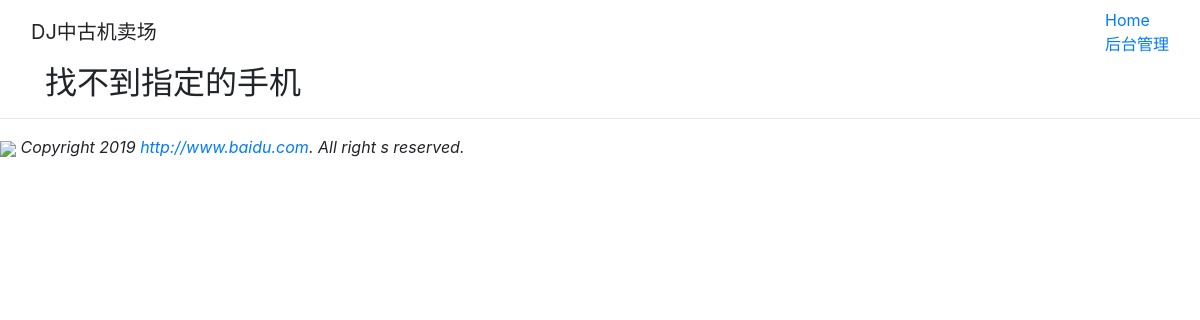
Page /detail/1 on the earlier database version.
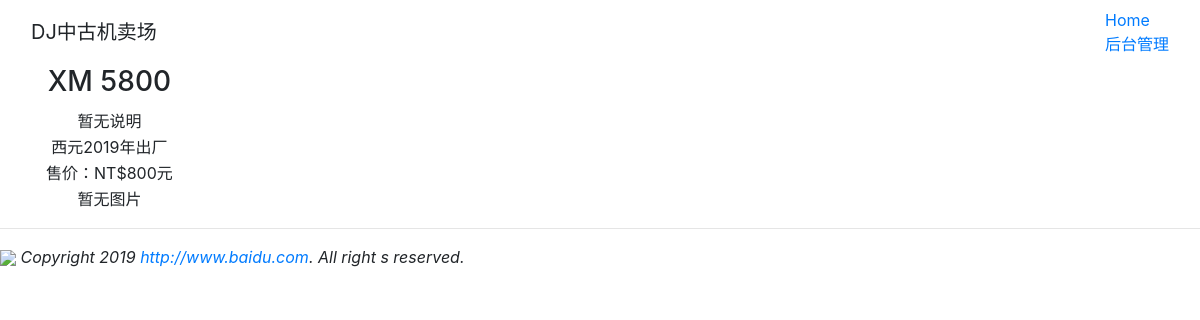
Same page on the later database version.
### mymodel/models.py (models this page shows, shortened)
class Product(models.Model):
    pmodel = models.ForeignKey(PModel, on_delete=models.CASCADE, verbose_name='型号')
    nickname = models.CharField(max_length=15,default='超值二手机', verbose_name='摘要')
    description = models.TextField(default='暂无说明')
    year = models.PositiveIntegerField(default=2019, verbose_name='出厂年份')
    price = models.PositiveIntegerField(default=0, verbose_name='价格')

### mymodel/views.py (the view)
# urls.py: url(r'^detail/(\d+)$',views.detail,name='detail-url'),
def detail(request, id):
    try:
        product = models.Product.objects.get(id=id)
        images = models.PPhoto.objects.filter(product=product)
    except:
        pass
    template = get_template('detail.html')
    html = template.render(locals())
    return HttpResponse(html)

### templates/detail.html (shortened to what this page needs)
{% extends "base_m.html" %}
{% block content %}
<div class="container" align="cneter">
{% if product %}
<table>
    <tr><td align="center"><h3>{{ product.nickname }}</h3></td> </tr>
    <tr><td align="center">{{ product.description }}</td></tr>
    <tr><td align="center">西元{{ product.year }}年出厂</td></tr>
    <tr><td align="center">售价：NT${{ product.price }}元</td></tr>
    {% for image in images %}
        {% if forloop.first %}
            <tr><td align="center">
        {% endif %}
            <img src="{{ image.url }}" width="350"><br>
        {% if forloop.last %}
            </td></tr>
        {% endif %}
    {% empty %}
        <tr><td align="center">暂无图片</td></tr>
    {% endfor %}
</table>
{% else %}
<h2>找不到指定的手机</h2>
{% endif %}
</div>
{% endblock %}

Differences in the rows shown:
added Product: nickname "XM 5800", description "暂无说明", year "2019", price "800"
Other differences:
text no longer shown: "找不到指定的手机"
text now shown: "西元 年出厂 售价：NT$ 元 暂无图片"
